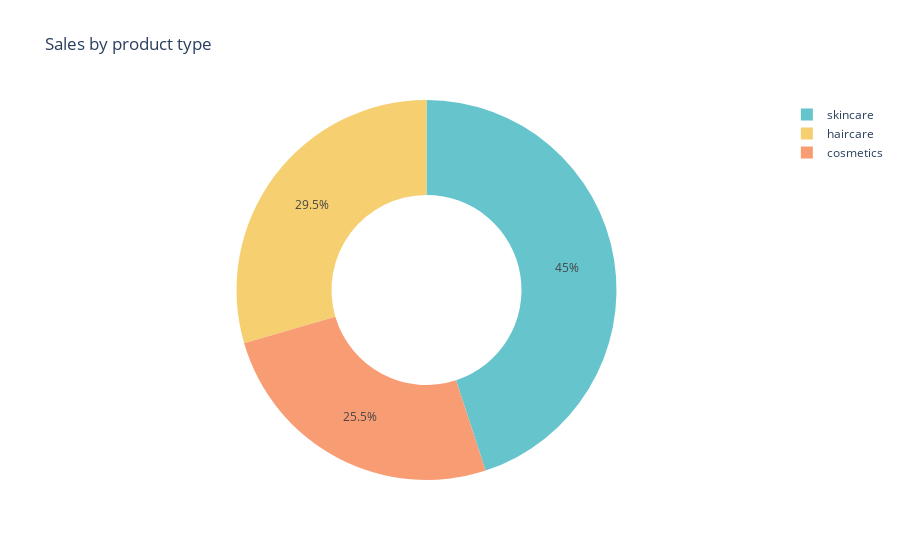

The code cell stored with this chart in its notebook:
### Code cell
pie_chart=px.pie(sales_data,values="Number of products sold",
                 names="Product type",
                 title="Sales by product type",
                 hover_data=["Number of products sold"],
                 hole=0.5,
                 color_discrete_sequence=px.colors.qualitative.Pastel)
pie_chart.show()

### Figure 1 — Plotly figure (JSON) as saved in the notebook; plotly's stock layout.template omitted (floating-point values rounded to 4 significant figures)
{"data": [{"customdata": [[11757], [13611], [20731]], "domain": {"x": [0, 1], "y": [0, 1]}, "hole": 0.5, "hovertemplate": "Product type=%{label}<br>Number of products sold=%{customdata[0]}<extra></extra>", "labels": ["cosmetics", "haircare", "skincare"], "legendgroup": "", "name": "", "showlegend": true, "type": "pie", "values": [11757, 13611, 20731]}], "layout": {"legend": {"tracegroupgap": 0}, "piecolorway": ["rgb(102, 197, 204)", "rgb(246, 207, 113)", "rgb(248, 156, 116)", "rgb(220, 176, 242)", "rgb(135, 197, 95)", "rgb(158, 185, 243)", "rgb(254, 136, 177)", "rgb(201, 219, 116)", "rgb(139, 224, 164)", "rgb(180, 151, 231)", "rgb(179, 179, 179)"], "title": {"text": "Sales by product type"}}}
